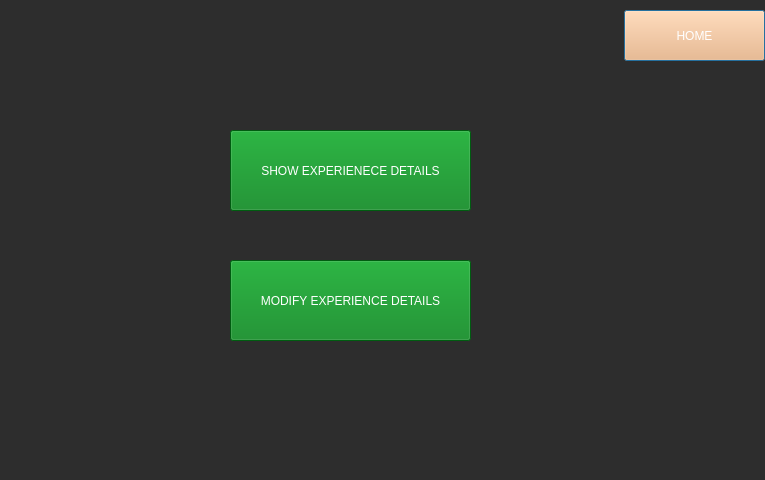
<?xml version="1.0" encoding="UTF-8"?>
<ui version="4.0">
 <class>Experience</class>
 <widget class="QDialog" name="Experience">
  <property name="geometry">
   <rect>
    <x>0</x>
    <y>0</y>
    <width>765</width>
    <height>480</height>
   </rect>
  </property>
  <property name="minimumSize">
   <size>
    <width>720</width>
    <height>480</height>
   </size>
  </property>
  <property name="windowTitle">
   <string>Dialog</string>
  </property>
  <property name="styleSheet">
   <string notr="true">#Experience
{
	background:#2D2D2D;
}

</string>
  </property>
  <widget class="QPushButton" name="Home">
   <property name="geometry">
    <rect>
     <x>624</x>
     <y>10</y>
     <width>141</width>
     <height>51</height>
    </rect>
   </property>
   <property name="styleSheet">
    <string notr="true">color:white;
background-color: rgb(255, 176, 107);</string>
   </property>
   <property name="text">
    <string>HOME</string>
   </property>
  </widget>
  <widget class="QPushButton" name="ShowExp">
   <property name="geometry">
    <rect>
     <x>230</x>
     <y>130</y>
     <width>241</width>
     <height>81</height>
    </rect>
   </property>
   <property name="styleSheet">
    <string notr="true">color: white;
background-color: rgb(0, 129, 23);</string>
   </property>
   <property name="text">
    <string>SHOW EXPERIENECE DETAILS</string>
   </property>
  </widget>
  <widget class="QPushButton" name="AddExp">
   <property name="geometry">
    <rect>
     <x>230</x>
     <y>260</y>
     <width>241</width>
     <height>81</height>
    </rect>
   </property>
   <property name="styleSheet">
    <string notr="true">color: white;
background-color: rgb(0, 129, 23);</string>
   </property>
   <property name="text">
    <string>MODIFY EXPERIENCE DETAILS</string>
   </property>
  </widget>
 </widget>
 <resources/>
 <connections/>
</ui>
